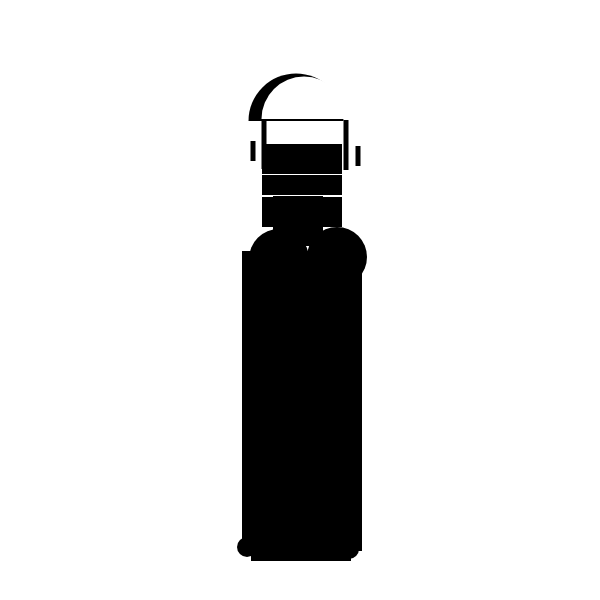
Frame 1 (no input)
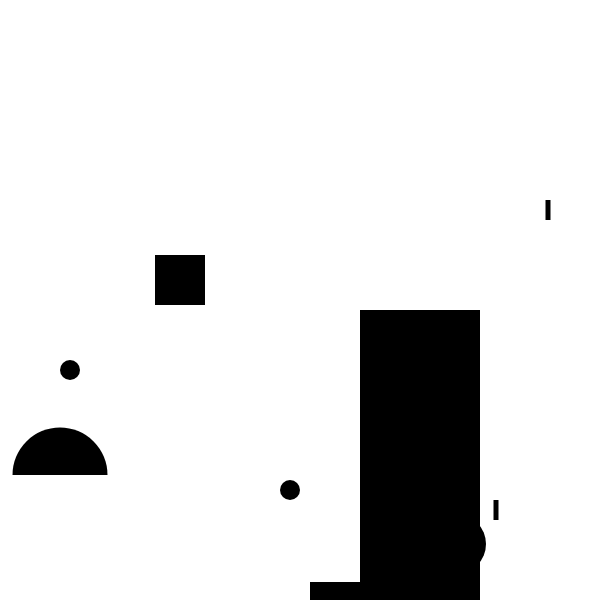
Frame 60 (no input)
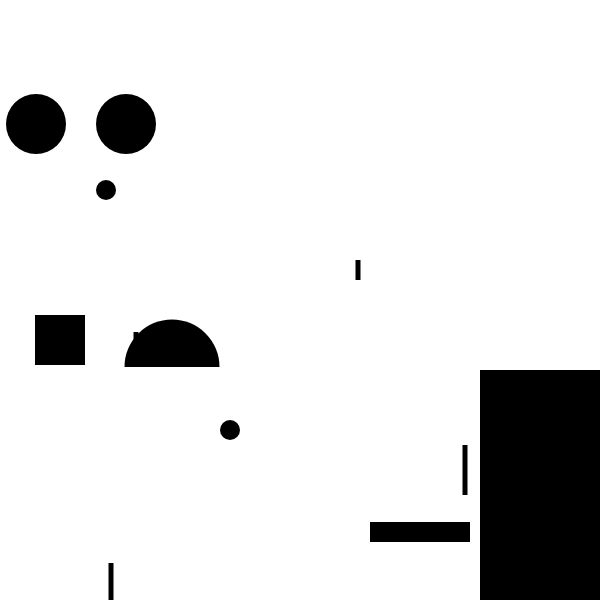
Frame 120 (the mouse pressed at the canvas centre since frame 60)

The p5.js sketch that drew these frames (run headless with seeded random() and noise() and a simulated clock; from frame 60 on, the mouse is pressed at the canvas centre):

// p5.js sketch
// ── sketch.js
let box01 = {
  color: 0, //main body
  rectX: 300,
  rectY: 400,
  rectWidth: 120,
  rectHeight: 300,
  speedX: 2,
  speedY: 1
}

let box02 = {
  color: 0, //neck
  rectX: 300,
  rectY: 210,
  rectWidth: 80,
  rectHeight: 30,
  speedX: 2,
  speedY: 2
}

let box03 = {
  color: 0, //body cover in the middle
  rectX: 300,
  rectY: 220,
  rectWidth: 50,
  rectHeight: 50,
  speedX: -2,
  speedY: 1
}

let box04 = {
  color: 0, //neck cap
  rectX: 300,
  rectY: 182,
  rectWidth: 80,
  rectHeight: 20,
  speedX: 2,
  speedY: 3
}
let box05 = {
  color: 0, //cap
  rectX: 300,
  rectY: 154,
  rectWidth: 80,
  rectHeight: 30,
  speedX: 2,
  speedY: 5
}

let box06 = {
  color: 0, //handle left
  rectX: 255,
  rectY: 140,
  rectWidth: 5,
  rectHeight: 50,
  speedX: 9,
  speedY: 4
}

let box08 = {
  color: 0, //handle left addition
  rectX: 248,
  rectY: 150,
  rectWidth: 5,
  rectHeight: 20,
  speedX: 5,
  speedY: 1
}

let box07 = {
  color: 0, //handle right
  rectX: 345,
  rectY: 140,
  rectWidth: 5,
  rectHeight: 50,
  speedX: 1,
  speedY: 5
}

let box09 = {
  color: 0, //handle right addition
  rectX: 352,
  rectY: 150,
  rectWidth: 5,
  rectHeight: 20,
  speedX: 6,
  speedY: 6
}
let box10 = {
   color: 0, //bottom
  rectX: 300,
  rectY: 550,
  rectWidth: 100,
  rectHeight: 20,
  speedX: 1,
  speedY: 1
}

let circle01 = {
  color: 0, //body left
  ellipseX: 270,
  ellipseY: 250,
  ellipseWidth: 60,
  ellipseHeight: 60,
  speedX: 9,
  speedY: 9
}
let circle02 = {
  color: 0, //body right
  ellipseX: 330,
  ellipseY: 250,
  ellipseWidth: 60,
  ellipseHeight: 60,
  speedX: 7,
  speedY: 7
}
let circle03 = {
  color: 0, //body left low
  ellipseX: 250,
  ellipseY: 550,
  ellipseWidth: 20,
  ellipseHeight: 20,
  speedX: -3,
  speedY: -3
}
let circle04 = {
  color: 0, //body right low
  ellipseX: 350,
  ellipseY: 550,
  ellipseWidth: 20,
  ellipseHeight: 20,
  speedX: -1,
  speedY: -1
}
let arc01 = {
  color: 0, //black
  arcX: 300,
  arcY: 115,
  arcWidth: 95,
  arcHeight: 95,
  speedX: -4,
  speedY: 6

}

let arc02 = {
  color: 255, //black
  arcX: 300,
  arcY: 115,
  arcWidth: 85,
  arcHeight: 85,
  speedX: 4,
  speedY: 4

}

function setup() {
  createCanvas(600, 600);
}

function draw() {
  background(255); //white
  strokeWeight(0);
  rectMode(CENTER);

  drawBox(box01);
  drawBox(box02);
  drawBox(box03);
  drawBox(box04);
  drawBox(box05);
  drawBox(box06);
  drawBox(box07);
  drawBox(box08);
  drawBox(box09);
  drawCircle(circle01);
  drawCircle(circle02);
  drawCircle(circle03);
  drawCircle(circle04);
  drawBox(box10);
  drawArc(arc01);
  drawArc(arc02);

}

function drawBox(incomingBox) {
  fill(incomingBox.color); //black
  push()

    if (incomingBox.rectX > width || incomingBox.rectX < 0) {
      incomingBox.speedX = incomingBox.speedX*-1;
    }
    incomingBox.rectX = incomingBox.rectX + incomingBox.speedX;

    if (incomingBox.rectY > height || incomingBox.rectY < 0) {
      incomingBox.speedY = incomingBox.speedY*-1;
    }
    incomingBox.rectY = incomingBox.rectY + incomingBox.speedY;

  translate(incomingBox.rectX, incomingBox.rectY, 0)

    rect(0, 0, incomingBox.rectWidth, incomingBox.rectHeight)

  pop();


}

function drawCircle(incomingCircle) {
  fill(incomingCircle.color); //black
  push()

    if (incomingCircle.ellipseX > width || incomingCircle.ellipseX < 0) {
     incomingCircle.speedX = incomingCircle.speedX*-1;
    }
    incomingCircle.ellipseX  = incomingCircle.ellipseX  + incomingCircle.speedX;

    if ( incomingCircle.ellipseY > height ||  incomingCircle.ellipseY < 0) {
      incomingCircle.speedY = incomingCircle.speedY*-1;
    }
    incomingCircle.ellipseY  = incomingCircle.ellipseY  + incomingCircle.speedY;


  translate(incomingCircle.ellipseX, incomingCircle.ellipseY, 0)
  ellipse(0, 0, incomingCircle.ellipseWidth, incomingCircle.ellipseHeight);
  pop();


}


function drawArc (incomingArc) {
  fill(incomingArc.color);
    push()

    if (incomingArc.arcX > width || incomingArc.arcX  < 0) {
     incomingArc.speedX = incomingArc.speedX*-1;
    }
    incomingArc.arcX  = incomingArc.arcX + incomingArc.speedX;

    if ( incomingArc.arcY > height ||  incomingArc.arcY < 0) {
      incomingArc.speedY = incomingArc.speedY*-1;
    }
    incomingArc.arcY  = incomingArc.arcY + incomingArc.speedY;

  strokeWeight(0);
  translate(incomingArc.arcX, incomingArc.arcY, 0)
  arc(0, 0, incomingArc.arcWidth, incomingArc.arcHeight, PI,TWO_PI);
  pop();

}
